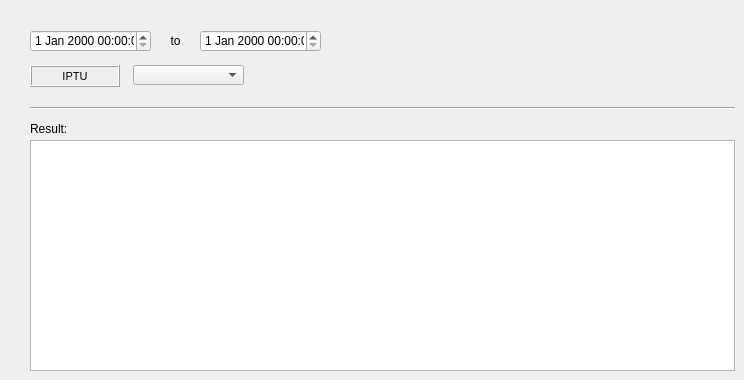
     <widget class="QWidget" name="tab_4">
      <attribute name="title">
       <string>IPTU</string>
      </attribute>
      <widget class="QDateTimeEdit" name="dateTimeEdit_4">
       <property name="geometry">
        <rect>
         <x>30</x>
         <y>30</y>
         <width>121</width>
         <height>22</height>
        </rect>
       </property>
      </widget>
      <widget class="QTableWidget" name="tableWidget_4">
       <property name="geometry">
        <rect>
         <x>30</x>
         <y>140</y>
         <width>705</width>
         <height>231</height>
        </rect>
       </property>
      </widget>
      <widget class="Line" name="line_4">
       <property name="geometry">
        <rect>
         <x>30</x>
         <y>100</y>
         <width>705</width>
         <height>16</height>
        </rect>
       </property>
       <property name="orientation">
        <enum>Qt::Horizontal</enum>
       </property>
      </widget>
      <widget class="QLabel" name="label_58">
       <property name="geometry">
        <rect>
         <x>160</x>
         <y>30</y>
         <width>31</width>
         <height>22</height>
        </rect>
       </property>
       <property name="font">
        <font>
         <pointsize>9</pointsize>
        </font>
       </property>
       <property name="frameShape">
        <enum>QFrame::NoFrame</enum>
       </property>
       <property name="frameShadow">
        <enum>QFrame::Raised</enum>
       </property>
       <property name="text">
        <string>to</string>
       </property>
       <property name="textFormat">
        <enum>Qt::AutoText</enum>
       </property>
       <property name="scaledContents">
        <bool>false</bool>
       </property>
       <property name="alignment">
        <set>Qt::AlignCenter</set>
       </property>
       <property name="margin">
        <number>3</number>
       </property>
      </widget>
      <widget class="QDateTimeEdit" name="dateTimeEdit_5">
       <property name="geometry">
        <rect>
         <x>200</x>
         <y>30</y>
         <width>121</width>
         <height>22</height>
        </rect>
       </property>
      </widget>
      <widget class="QLabel" name="label_55">
       <property name="geometry">
        <rect>
         <x>30</x>
         <y>118</y>
         <width>90</width>
         <height>22</height>
        </rect>
       </property>
       <property name="font">
        <font>
         <pointsize>9</pointsize>
        </font>
       </property>
       <property name="frameShape">
        <enum>QFrame::NoFrame</enum>
       </property>
       <property name="frameShadow">
        <enum>QFrame::Plain</enum>
       </property>
       <property name="text">
        <string>Result:</string>
       </property>
       <property name="textFormat">
        <enum>Qt::AutoText</enum>
       </property>
       <property name="scaledContents">
        <bool>false</bool>
       </property>
       <property name="alignment">
        <set>Qt::AlignLeading|Qt::AlignLeft|Qt::AlignVCenter</set>
       </property>
       <property name="margin">
        <number>3</number>
       </property>
      </widget>
      <widget class="QLabel" name="label_61">
       <property name="geometry">
        <rect>
         <x>30</x>
         <y>65</y>
         <width>90</width>
         <height>22</height>
        </rect>
       </property>
       <property name="font">
        <font>
         <pointsize>8</pointsize>
        </font>
       </property>
       <property name="frameShape">
        <enum>QFrame::Box</enum>
       </property>
       <property name="frameShadow">
        <enum>QFrame::Raised</enum>
       </property>
       <property name="text">
        <string>IPTU</string>
       </property>
       <property name="textFormat">
        <enum>Qt::AutoText</enum>
       </property>
       <property name="scaledContents">
        <bool>false</bool>
       </property>
       <property name="alignment">
        <set>Qt::AlignCenter</set>
       </property>
       <property name="margin">
        <number>3</number>
       </property>
      </widget>
      <widget class="QComboBox" name="comboBox_36">
       <property name="geometry">
        <rect>
         <x>133</x>
         <y>65</y>
         <width>111</width>
         <height>20</height>
        </rect>
       </property>
      </widget>
     </widget>
